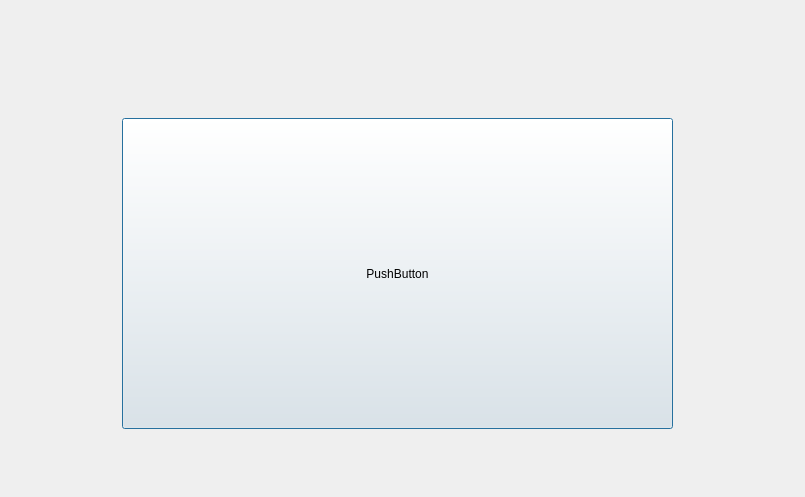
<?xml version="1.0" encoding="UTF-8"?>
<ui version="4.0">
 <class>Dialog</class>
 <widget class="QDialog" name="Dialog">
  <property name="geometry">
   <rect>
    <x>0</x>
    <y>0</y>
    <width>805</width>
    <height>497</height>
   </rect>
  </property>
  <property name="windowTitle">
   <string>Dialog</string>
  </property>
  <widget class="QPushButton" name="pushButton">
   <property name="geometry">
    <rect>
     <x>122</x>
     <y>118</y>
     <width>551</width>
     <height>311</height>
    </rect>
   </property>
   <property name="text">
    <string>PushButton</string>
   </property>
  </widget>
 </widget>
 <resources/>
 <connections/>
</ui>
